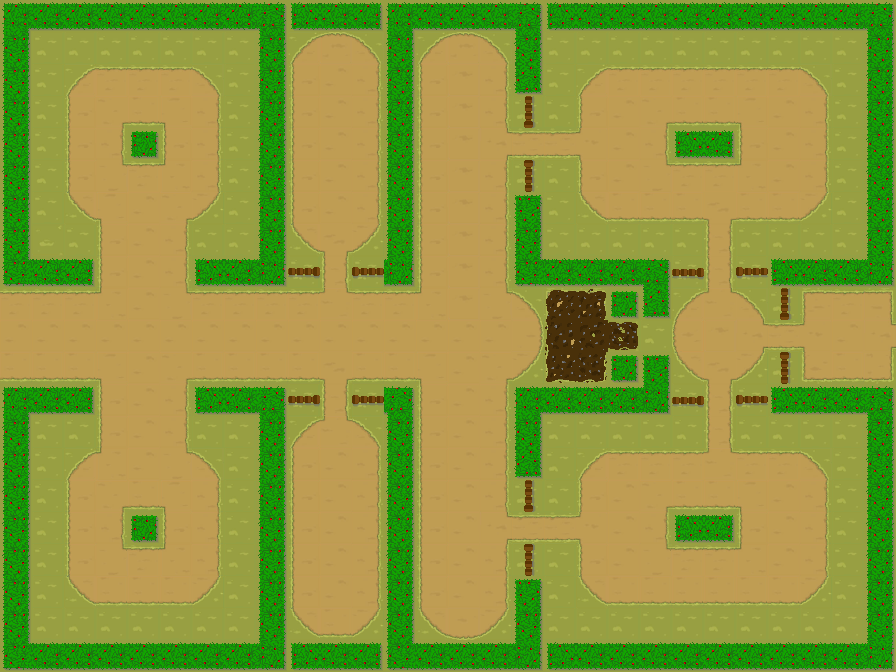

A 2D game scene composited from a Tiled map and its tileset images. What follows is a short description and the map's XML, with each tile layer's data collapsed to a summary:
An orthogonal 28x21 tile map with 32x32 px tiles, 3 tile layers (ground, walls, mud) and 17 objects (2x 0, 2x 1, 2x 2, 2x 3, 2x 4, ...).

<map version="1.4" tiledversion="1.4.3" orientation="orthogonal" renderorder="right-down" width="28" height="21" tilewidth="32" tileheight="32" infinite="0" nextlayerid="19" nextobjectid="31">
 <editorsettings>
  <export target="." format="json" />
 </editorsettings>
 <tileset firstgid="1" name="spriteSetBien" tilewidth="32" tileheight="32" tilecount="126" columns="9">
  <image source="sprite_set.png" width="288" height="448" />
 </tileset>
 <layer id="1" name="ground" width="28" height="21">
  <data>[588 cells, 588 non-empty, 33 distinct tile ids]</data>
 </layer>
 <layer id="5" name="walls" width="28" height="21">
  <data>[588 cells, 176 non-empty, 17 distinct tile ids]</data>
 </layer>
 <layer id="4" name="mud" width="28" height="21">
  <data>[588 cells, 7 non-empty, 7 distinct tile ids]</data>
 </layer>
 <objectgroup id="8" name="plates">
  <object id="1" name="0" x="97" y="193" />
  <object id="2" name="1" x="94" y="481" />
  <object id="3" name="2" x="191" y="96" />
  <object id="4" name="3" x="192" y="578" />
  <object id="5" name="4" x="783" y="143" />
  <object id="6" name="5" x="784" y="529" />
  <object id="7" name="6" x="465" y="337" />
 </objectgroup>
 <objectgroup id="17" name="routePoints" />
 <objectgroup id="9" name="levers" />
 <objectgroup id="13" name="endTrigger">
  <object id="17" x="811" y="293" width="78" height="85" />
 </objectgroup>
 <objectgroup id="11" name="guards" />
 <objectgroup id="12" name="monks" />
 <objectgroup id="10" name="boxes">
  <object id="15" x="336" y="111" />
  <object id="16" x="334" y="559" />
 </objectgroup>
 <objectgroup id="6" name="plateDoors">
  <object id="8" name="0" x="336" y="399" />
  <object id="9" name="1" x="336" y="271" />
  <object id="10" name="2" x="720" y="400" />
  <object id="11" name="3" x="720" y="272" />
  <object id="12" name="4" x="529" y="144" rotation="90" />
  <object id="13" name="5" x="529" y="528" rotation="90" />
  <object id="14" name="6" x="785" y="336" rotation="90" />
 </objectgroup>
 <objectgroup id="15" name="rings" />
 <objectgroup id="7" name="leverDoors" />
</map>
